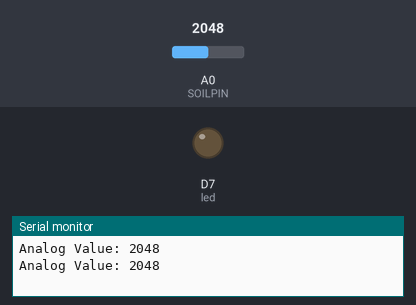
Recording of a sketch running on a simulated Particle Photon. Parts: output pins drawn as LEDs (lit = HIGH), the last lines printed to the serial monitor. The test bench sets the inputs (shaded band); at power-on: A0 (SOILPIN) = 2048.

Above: at 2.8 s.
2.9 s: A0 (SOILPIN) set to 2888
5.6 s: A0 (SOILPIN) set to 3007
At 6.6 s:
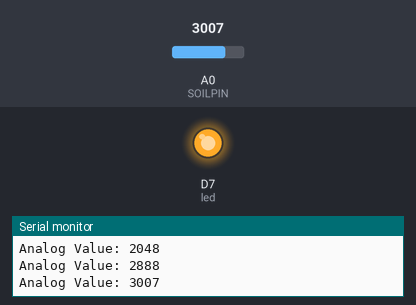
8.3 s: A0 (SOILPIN) set to 2866
At 11.4 s:
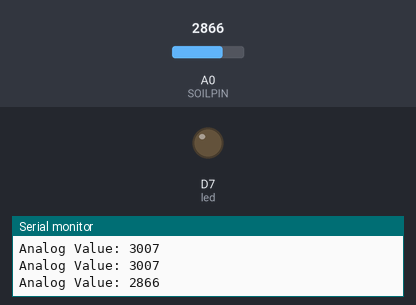
11.7 s: A0 (SOILPIN) set to 3603
At 13.2 s:
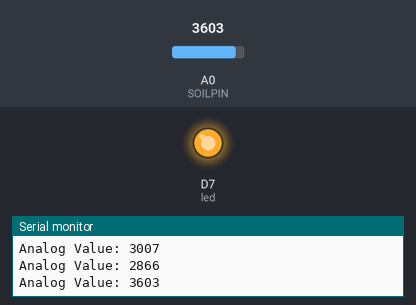
Timing chart, 0 to 14.7 s (numbered marks = the images above; inputs shaded):
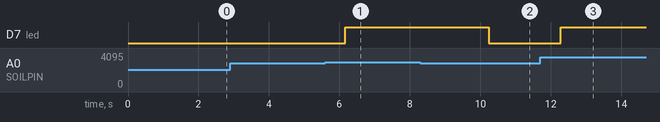

Measured:
- the behaviour switches between 2950 and 2951 on A0 (SOILPIN) (found by bisection; images 0 and 1)
- after the input at 5.6 s, D7 (led): LOW → HIGH after 0.56 s
- after the input at 8.3 s, D7 (led): HIGH → LOW after 1.9 s
- after the input at 11.7 s, D7 (led): LOW → HIGH after 0.58 s

The sketch:

wilyanalog.ino
```cpp
// name the pins
#define SOILPIN A0
int led = D7;

// This routine runs only once upon reset
void setup()
{
  pinMode(led, OUTPUT);
  Serial.begin(9600);           // This will output the data to computer through USB if you care to look at it there
}

// This routine loops forever
void loop()
{
 int analogValue = analogRead(SOILPIN);       // read  sensor

 // convert output to a percent
 // 1. first purple number: sensor reading at 0 moisture
 // 2. second purple number:sensor reading at 100% moisture

 Serial.print("Analog Value: ");
 int SoilValue = map((analogValue),3569,2331, 0, 100);

 Serial.println(analogValue);           // send to serial port if you want

 //Send data to the cloud to view it in Particle platform
 Particle.publish("Analog",String (analogValue),60,PRIVATE);
 Particle.publish("Moisture",String (SoilValue),60,PRIVATE);

 // Logic area. This is where we use an if statement turn on the LED on the Argon if moisture gets too low
 if (SoilValue<50){     //can change this to any desired threshold from 1 to 99

     digitalWrite(led, HIGH);       //turn LED on
 }

 else{
 digitalWrite(led, LOW);        //turn LED off if moisture is good
 }

 delay(2000);        // two second refresh time. going too fast will overwhelm Particle cloud
}
```
